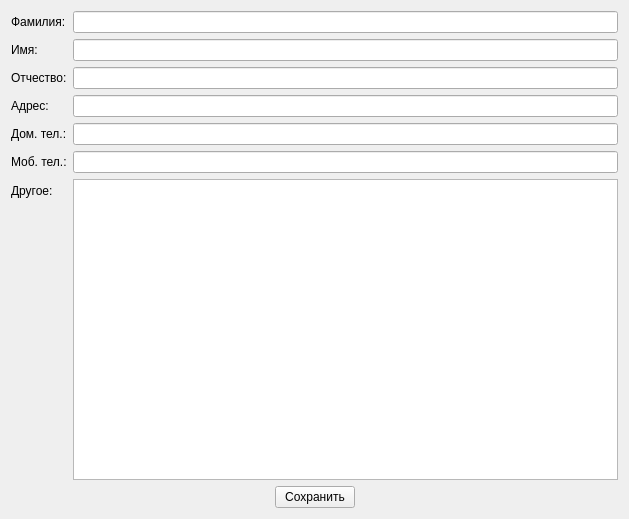
<?xml version="1.0" encoding="UTF-8"?>
<ui version="4.0">
 <class>AdressBookEntry</class>
 <widget class="QWidget" name="AdressBookEntry">
  <property name="geometry">
   <rect>
    <x>0</x>
    <y>0</y>
    <width>629</width>
    <height>519</height>
   </rect>
  </property>
  <property name="windowTitle">
   <string>AdressBookEntry</string>
  </property>
  <layout class="QVBoxLayout" name="verticalLayout">
   <item>
    <layout class="QFormLayout" name="formLayout_2">
     <item row="0" column="0">
      <widget class="QLabel" name="label_secondName">
       <property name="text">
        <string>Фамилия:</string>
       </property>
      </widget>
     </item>
     <item row="0" column="1">
      <widget class="QLineEdit" name="lineEdit_secondName">
       <property name="text">
        <string/>
       </property>
      </widget>
     </item>
     <item row="1" column="0">
      <widget class="QLabel" name="label_firstName">
       <property name="text">
        <string>Имя:</string>
       </property>
      </widget>
     </item>
     <item row="1" column="1">
      <widget class="QLineEdit" name="lineEdit_firstName">
       <property name="text">
        <string/>
       </property>
      </widget>
     </item>
     <item row="2" column="0">
      <widget class="QLabel" name="label_thirdName">
       <property name="text">
        <string>Отчество:</string>
       </property>
      </widget>
     </item>
     <item row="2" column="1">
      <widget class="QLineEdit" name="lineEdit_thirdName">
       <property name="text">
        <string/>
       </property>
      </widget>
     </item>
     <item row="3" column="0">
      <widget class="QLabel" name="label_adress">
       <property name="text">
        <string>Адрес:</string>
       </property>
      </widget>
     </item>
     <item row="3" column="1">
      <widget class="QLineEdit" name="lineEdit_adress">
       <property name="text">
        <string/>
       </property>
      </widget>
     </item>
     <item row="4" column="0">
      <widget class="QLabel" name="label_homePhoneNumber">
       <property name="text">
        <string>Дом. тел.:</string>
       </property>
      </widget>
     </item>
     <item row="4" column="1">
      <widget class="QLineEdit" name="lineEdit_homePhoneNumber">
       <property name="text">
        <string/>
       </property>
      </widget>
     </item>
     <item row="5" column="0">
      <widget class="QLabel" name="label_mobilePhoneNumber">
       <property name="text">
        <string>Моб. тел.:</string>
       </property>
      </widget>
     </item>
     <item row="5" column="1">
      <widget class="QLineEdit" name="lineEdit_mobilePhoneNumber">
       <property name="text">
        <string/>
       </property>
      </widget>
     </item>
     <item row="6" column="0">
      <widget class="QLabel" name="label_other">
       <property name="text">
        <string>Другое:</string>
       </property>
      </widget>
     </item>
     <item row="6" column="1">
      <widget class="QPlainTextEdit" name="plainTextEdit_other"/>
     </item>
    </layout>
   </item>
   <item>
    <layout class="QHBoxLayout" name="horizontalLayout">
     <item>
      <spacer name="horizontalSpacer">
       <property name="orientation">
        <enum>Qt::Horizontal</enum>
       </property>
       <property name="sizeHint" stdset="0">
        <size>
         <width>40</width>
         <height>20</height>
        </size>
       </property>
      </spacer>
     </item>
     <item>
      <widget class="QPushButton" name="pushButton_save">
       <property name="text">
        <string>Сохранить</string>
       </property>
      </widget>
     </item>
     <item>
      <spacer name="horizontalSpacer_2">
       <property name="orientation">
        <enum>Qt::Horizontal</enum>
       </property>
       <property name="sizeHint" stdset="0">
        <size>
         <width>40</width>
         <height>20</height>
        </size>
       </property>
      </spacer>
     </item>
    </layout>
   </item>
  </layout>
 </widget>
 <resources/>
 <connections/>
</ui>
